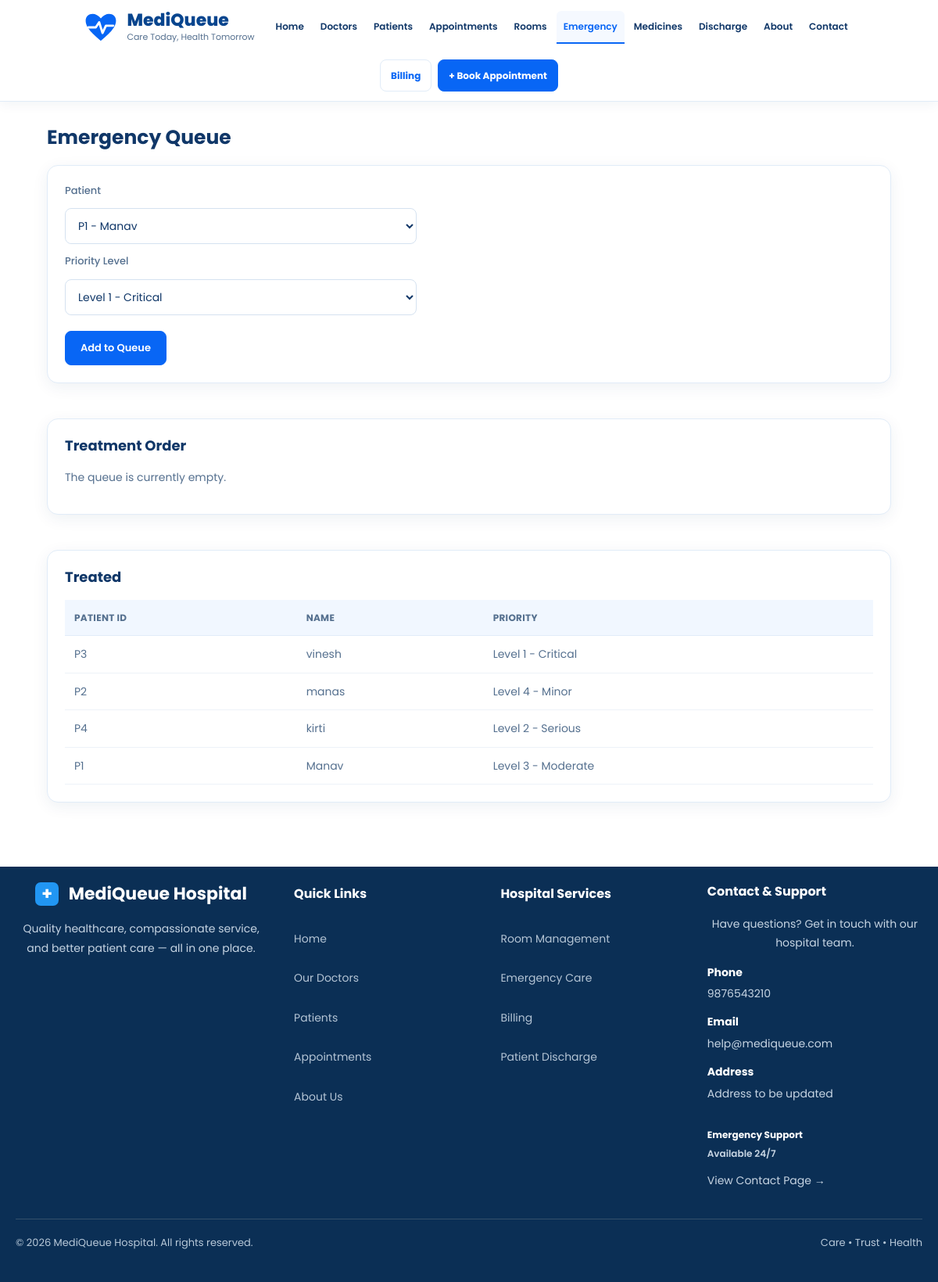
/emergency, run on the app's committed database.
### tables this page shows
CREATE TABLE patients (
                patient_id TEXT PRIMARY KEY,
                name TEXT NOT NULL,
                age INTEGER NOT NULL,
                phone TEXT NOT NULL,
                email TEXT,
                disease TEXT,
                blood_group TEXT,
                medical_history TEXT DEFAULT ''
            );

### app.py (the view, shortened to what this page needs)
@app.route("/emergency", methods=["GET", "POST"])
def emergency():
    patients = load_patients()
    queue, treated = load_emergency_queue(patients)
    error = None
    return render_template(
        "emergency.html",
        queue=queue.get_all(),
        treated=treated,
        patients=patients,
        levels=EmergencyPatient.LEVELS,
        error=error,
    )

### app.py (called while the page is built)
def load_patients():
    with get_connection() as conn:
        rows = conn.execute(
            "SELECT * FROM patients ORDER BY rowid"
        ).fetchall()
        records = conn.execute(
            """
            SELECT patient_id, record
            FROM medical_records
            ORDER BY id
            """
        ).fetchall()
    history = {}
    for row in records:
        history.setdefault(row["patient_id"], []).append(row["record"])
    patients = []
    for row in rows:
        patient = Patient(
            row["patient_id"],
            row["name"],
            row["age"],
            row["phone"],
            row["email"] or "",
            row["disease"] or "",
            row["blood_group"] or "",
        )
        for record in history.get(patient.patient_id, []):
            patient.add_medical_record(record)
        patients.append(patient)
    return patients

def load_emergency_queue(patients):
    patient_map = {p.patient_id: p for p in patients}
    queue = EmergencyQueue()
    treated = []
    with get_connection() as conn:
        rows = conn.execute(
            """
            SELECT id, patient_id, priority_level, status
            FROM emergency_records
            ORDER BY id
            """
        ).fetchall()
    for row in rows:
        patient = patient_map.get(row["patient_id"])
        if patient is None:
            continue
        emergency_patient = EmergencyPatient(
            patient,
            row["priority_level"],
        )
        emergency_patient.record_id = row["id"]
        if row["status"] == "Waiting":
            queue.add(emergency_patient)
        elif row["status"] == "Treated":
            treated.append(emergency_patient)
    return queue, treated

### database.py (called while the page is built)
def get_connection():
    conn = sqlite3.connect(DATABASE_PATH)
    conn.row_factory = sqlite3.Row
    conn.execute("PRAGMA foreign_keys = ON")
    return conn

### emergency.py (called while the page is built)
    @property
    def label(self):
        return EmergencyPatient.LEVELS[self.level]

    def get_all(self):
        return list(self.__patients)

### templates/emergency.html (shortened to what this page needs)
{% extends "base.html" %}
{% block content %}
<h2>Emergency Queue</h2>
<div class="card">
    {% if patients %}
    <form method="POST">
        <label>Patient</label>
        <select name="patient_id" required>
            {% for p in patients %}
            <option value="{{ p.patient_id }}">{{ p.patient_id }} - {{ p.name }}</option>
            {% endfor %}
        </select>
        <label>Priority Level</label>
        <select name="level">
            {% for num, name in levels.items() %}
            <option value="{{ num }}">Level {{ num }} - {{ name }}</option>
            {% endfor %}
        </select>
        <div class="actions">
            <button type="submit" class="btn">Add to Queue</button>
        </div>
    </form>
    {% else %}
    <p>Please register a patient first.</p>
    <p><a href="/register_patient" class="btn">+ Register Patient</a></p>
    {% endif %}
</div>
<br>
<div class="card">
    <h3>Treatment Order</h3>
    {% if queue %}
    <table>
        <tr>
            <th>#</th>
            <th>Patient ID</th>
            <th>Name</th>
            <th>Disease</th>
            <th>Priority</th>
        </tr>
        {% for e in queue %}
        {% set cls = {1: 'no', 2: 'no', 3: 'wa', 4: 'ok'}[e.level] %}
        <tr>
            <td>{{ loop.index }}</td>
            <td>{{ e.patient.patient_id }}</td>
            <td>{{ e.patient.name }}</td>
            <td>{{ e.patient.disease }}</td>
            <td><span class="tag {{ cls }}">Level {{ e.level }} - {{ e.label }}</span></td>
        </tr>
        {% endfor %}
    </table>
    <form method="POST" action="/emergency/treat" class="inline">
        <button type="submit" class="btn">Treat Next Patient</button>
    </form>
    {% else %}
    <p>The queue is currently empty.</p>
    {% endif %}
</div>
{% if treated %}
<br>
<div class="card">
    <h3>Treated</h3>
    <table>
        <tr>
            <th>Patient ID</th>
            <th>Name</th>
            <th>Priority</th>
        </tr>
        {% for e in treated %}
        <tr>
            <td>{{ e.patient.patient_id }}</td>
            <td>{{ e.patient.name }}</td>
            <td>Level {{ e.level }} - {{ e.label }}</td>
        </tr>
        {% endfor %}
    </table>
</div>
{% endif %}
{% endblock %}

### static/style.css (style rules this page uses)
:root { --primary-blue: #0866F5; --primary-hover: #0756D3; --dark-blue: #103768; --navy-blue: #0B2F55; --light-blue: #EAF6FF; --page-bg: #F8FBFF; --white: #FFFFFF; --text-color: #55708F; --border-color: #E1ECF8; --green: #10B995; --purple: #6338D4; --red: #F04452; --orange: #FFA500; --shadow: 0 5px 20px rgba(16, 55, 104, 0.07); }
* { box-sizing: border-box; }
html { scroll-behavior: smooth; scroll-padding-top: 100px; }
body { margin: 0; font-family: "Poppins", Arial, sans-serif; background: var(--white); color: var(--dark-blue); font-size: 14px; line-height: 1.6; }
h1, h2, h3, h4 { color: var(--dark-blue); line-height: 1.3; }
h2 { font-size: 25px; font-weight: 700; margin: 0 0 18px; }
p { color: var(--text-color); }
button, input, select, textarea { font-family: inherit; }
.btn { display: inline-block; padding: 11px 19px; color: var(--white); background: var(--primary-blue); border: 1px solid var(--primary-blue); border-radius: 8px; font-size: 13px; font-weight: 600; text-align: center; cursor: pointer; transition: 0.2s ease; }
.card { margin-bottom: 22px; padding: 22px; overflow-x: auto; background: var(--white); border: 1px solid var(--border-color); border-radius: 14px; box-shadow: var(--shadow); }
.card h3 { margin-top: 0; font-size: 18px; }
table { width: 100%; border-collapse: collapse; background: var(--white); }
th { padding: 13px 12px; color: #55708F; background: #F1F7FF; border-bottom: 1px solid var(--border-color); font-size: 12px; font-weight: 700; text-align: left; text-transform: uppercase; letter-spacing: 0.3px; }
td { padding: 12px; color: var(--text-color); border-bottom: 1px solid #EDF2F8; }
form { display: flex; flex-direction: column; gap: 12px; max-width: 450px; }
label { color: var(--text-color); font-size: 13px; font-weight: 500; }
input[type="text"], input[type="number"], input[type="email"], input[type="tel"], input[type="date"], input[type="time"], input[type="password"], select, textarea { width: 100%; padding: 11px 12px; color: var(--dark-blue); background: var(--white); border: 1px solid #D5E2F0; border-radius: 8px; outline: none; font-size: 14px; }
.actions { display: flex; flex-wrap: wrap; gap: 10px; margin-top: 8px; }

### data on the page
patients: patient.patient_id "P3", patient.name "vinesh"
patients: patient.patient_id "P2", patient.name "manas"
patients: patient.patient_id "P4", patient.name "kirti"
patients: patient.patient_id "P1", patient.name "Manav"

### other printed values
{{ e.level }} "1" "4" "2" "3"
{{ e.label }} "Critical" "Minor" "Serious" "Moderate"
form field patient_id "P1 - Manav"
